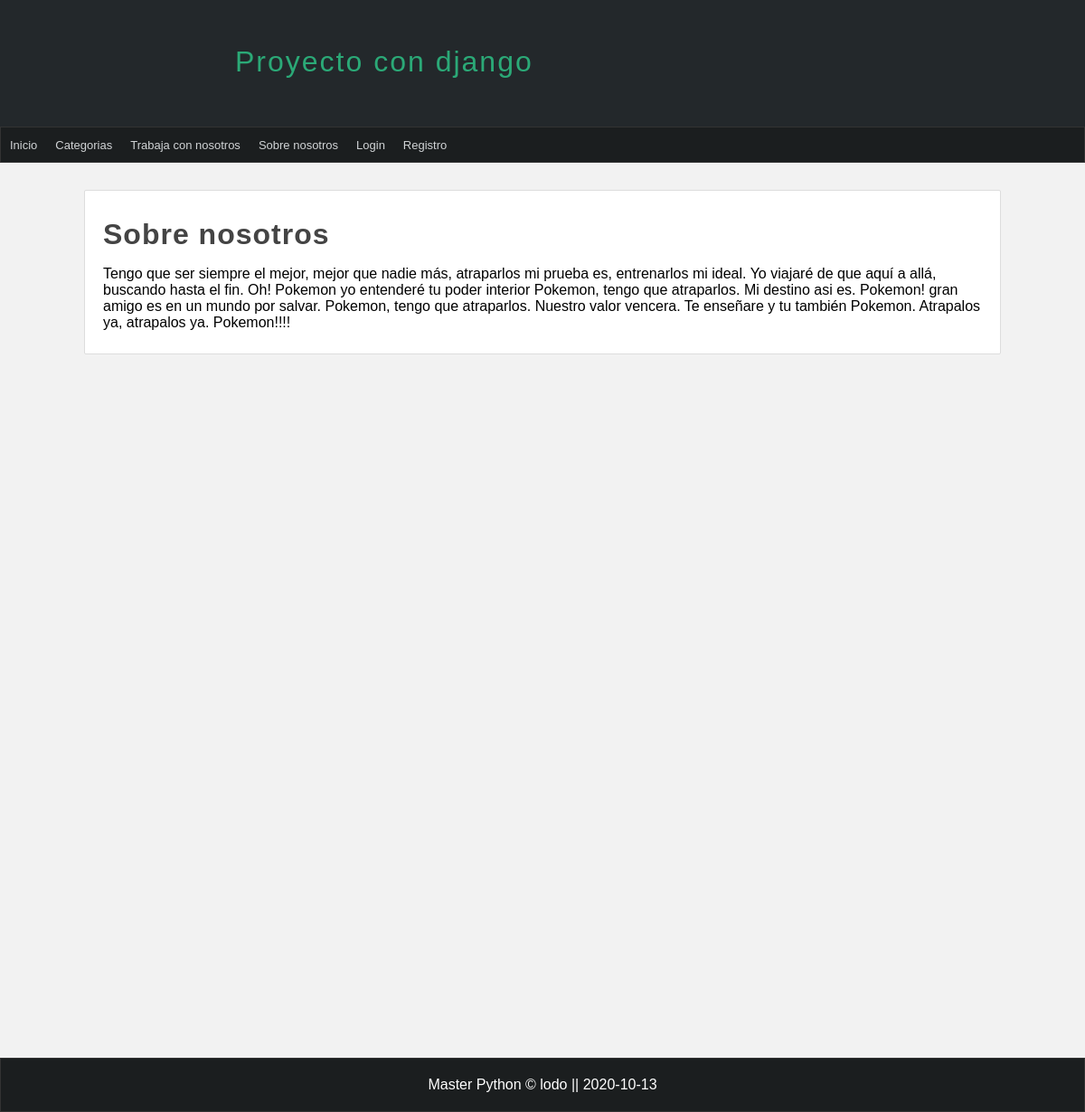
The app's page /pagina/sobre-nosotros/ with its own data.
### pages/models.py (models this page shows, shortened)
class Page(models.Model):
    title = models.CharField( max_length=50, verbose_name="Título")
    content = RichTextField(verbose_name="Contenido")
    slug = models.CharField(unique=True, max_length=144, verbose_name="URL amigable")
    order = models.IntegerField(default=0, verbose_name="Orden")
    visible = models.BooleanField(verbose_name="¿Visible?")
    create_at = models.DateTimeField(auto_now_add=True, verbose_name="Crado el")
    updated_at = models.DateTimeField(auto_now=True, verbose_name="Actualizado el")
    class Meta():
      verbose_name="Página"
      verbose_name_plural = "Páginas"

### pages/views.py (the view)
# urls.py: path('pagina/<str:slug>/', views.page , name='page')
def page(request, slug):
    page = Page.objects.get(slug=slug)
    return render(request, 'pages/page.html', {
        "page" : page
    })

### blog/context_processors.py (called while the page is built)
def get_categories(request):
    categories_in_use = Article.objects.filter(public=True).values_list('categorys', flat=True)
    categories = Category.objects.filter(id__in=categories_in_use).values_list('id', 'name')
    return {
        'categories': categories,
        'ids': categories_in_use
    }

### pages/context_processors.py (called while the page is built)
def get_pages(request):
    pages = Page.objects.filter(visible=True).order_by('order').values_list('id', 'title', 'slug')
    return {
        'pages': pages
    }

### pages/templates/pages/page.html (shortened to what this page needs)
{% extends 'layouts/layout.html' %}
{% block content %}
<h1 class="title">{{page.title}}</h1>
<p class="content">{{page.content|safe}}</p>
{% endblock %}

### miapp/templates/layouts/layout.html (shortened to what this page needs)
<!DOCTYPE html>
<html lang="es">
  <head>
    {% load static %}
    <link
      rel="stylesheet"
      type="text/css"
      href="{% static 'css/style.css' %}"
    />
  </head>
  <body>
    <header>
      <div id="logo">
        <h1>Proyecto con django</h1>
      </div>
    </header>
    <nav>
      <ul>
        <li>
          <a href="{% url 'index' %}">Inicio</a>
        </li>
        <li>
          <a href="{% url 'list_articles' %}">Categorias</a>
        </li>
        {% for page in pages %}
        <li>
          <a href="{% url 'page' page.2 %}">{{page.1}}</a>
        </li>
        {% endfor %}
         <li>
          <a href="{% url 'login' %}">Login</a>
        </li>
         <li>
          <a href="{% url 'registro' %}">Registro</a>
        </li>
      </ul>
    </nav>
    <div id="content">
      <div class="box">{% block content %} {% endblock %}</div>
    </div>
    <footer>Master Python &copy; lodo || {% now "Y-m-d" %}</footer>
  </body>
</html>

### miapp/static/css/style.css (style rules this page uses)
* { margin: 0px; padding: 0px; font-family: Arial, Helvetica, sans-serif; text-decoration: none; }
body { background: #f2f2f2; }
.box p, .box h2, .box h3, .box ul { margin-top: 5px; margin-bottom: 5px; }
header { width: 100vw; height: 140px; background: #23282b; }
#logo { width: 60%; height: 130px; padding-top: 10px; margin: 0 auto; }
#logo h1 { display: block; float: left; letter-spacing: 2px; font-weight: 100; color: #2ba977; margin-top: 40px; margin-left: 20px; }
nav { width: 100vw; background: #1b1e1f; border: 1px solid #333; height: 40px; box-sizing: border-box; font-size: 13px; }
nav > ul { list-style: none; text-decoration: none; }
nav > ul > li { line-height: 40px; float: left; }
nav > ul > li > a { display: block; padding: 0 10px; color: #d1d4d6; transition: all 350ms; }
#content { width: 90vw; margin: 0 auto; min-height: 930px; margin-bottom: 30px; margin-top: 30px; }
.box { background: #fff; width: 90%; min-height: 100%; padding: 20px; border: 1px solid #ddd; border-radius: 2px; margin: 0 auto; }
.title { color: #444; letter-spacing: 1px; font-size: 2em; margin-bottom: 0.5em; margin-top: 0.3em; }
.content { line-height: 25px; }
footer { width: 100vw; background: #1b1e1f; border: 1px solid #333; box-sizing: border-box; color: #fff; text-align: center; padding-top: 20px; padding-bottom: 20px; }

### records on screen
Page: title "Trabaja con nosotros"
Page: title "Sobre nosotros", content "Tengo que ser siempre el mejor, mejor que nadie más, atraparlos mi prueba es, entrenarlos mi ideal. Yo viajaré de que aquí a allá, buscando hasta el fin. Oh! Pokemon yo entenderé tu poder interior Pokemon, tengo que atraparlos. Mi destino asi es. Pokemon! gran amigo es en un mundo por salvar. Pokemon, tengo que atraparlos. Nuestro valor vencera. Te enseñare y tu también Pokemon. Atrapalos ya, atrapalos ya. Pokemon!!!!"
